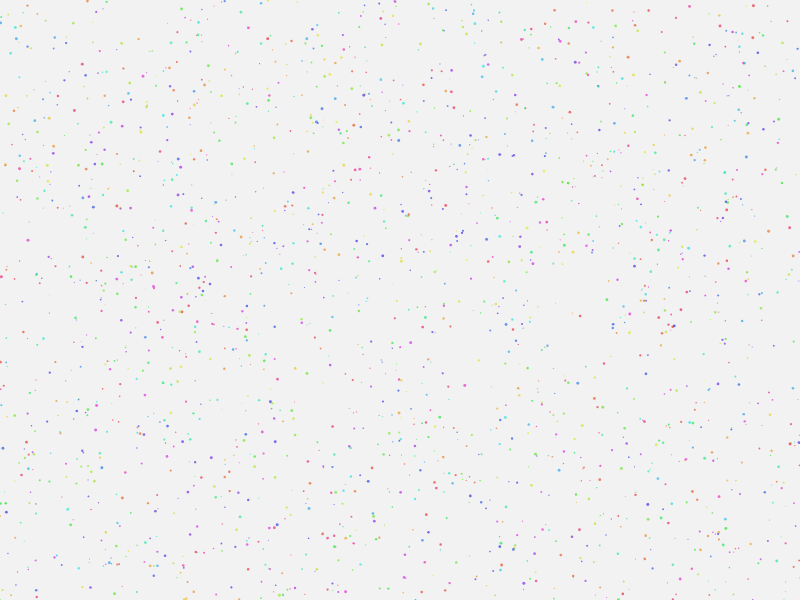
Frame 1 (no input)
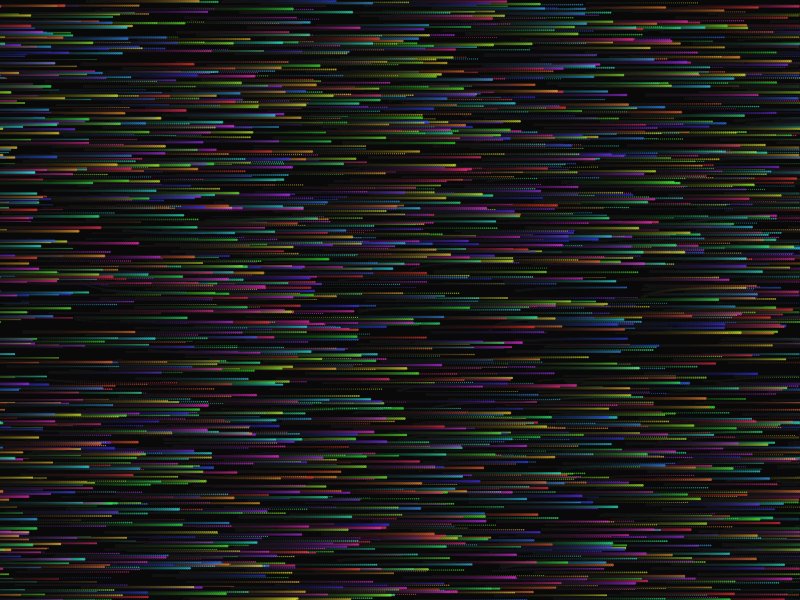
Frame 60 (no input)
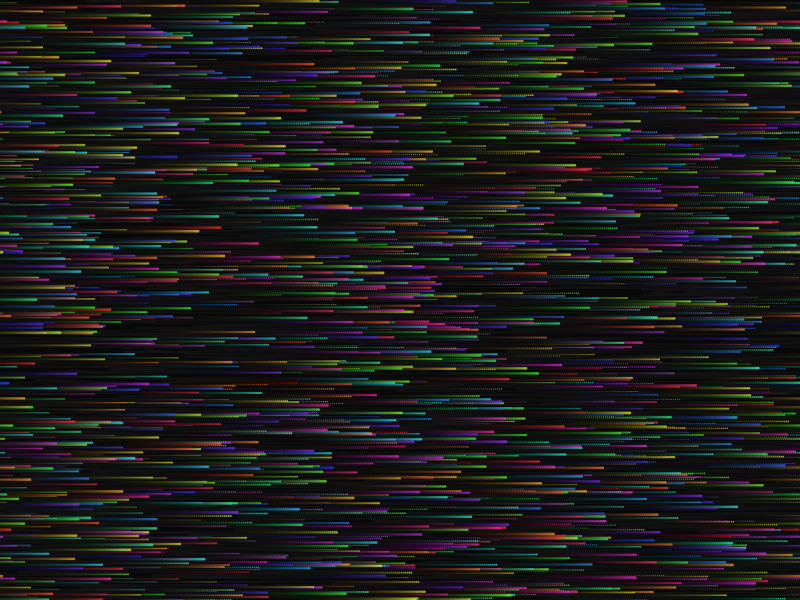
Frame 120 (the mouse pressed at the canvas centre since frame 60)

The p5.js sketch that drew these frames (run headless with seeded random() and noise() and a simulated clock; from frame 60 on, the mouse is pressed at the canvas centre):

// p5.js sketch
// ── sketch.js
let particles = [];
let flowField;
let zoff = 0;

function setup() {
  createCanvas(800, 600);
  colorMode(HSB, 360, 100, 100, 1);
  noStroke();
  
  // Create particles
  for (let i = 0; i < 2000; i++) {
    particles.push({
      pos: createVector(random(width), random(height)),
      vel: createVector(0, 0),
      hue: random(360),
      size: random(1, 3)
    });
  }
  
  // Create flow field
  flowField = new Array(width * height).fill(0);
}

function draw() {
  // Dark background with slight fade
  fill(0, 0, 0, 0.05);
  rect(0, 0, width, height);
  
  let yoff = 0;
  for (let y = 0; y < height; y += 10) {
    let xoff = 0;
    for (let x = 0; x < width; x += 10) {
      let index = x + y * width;
      let angle = noise(xoff, yoff, zoff) * TWO_PI * 2;
      flowField[index] = angle;
      xoff += 0.01;
    }
    yoff += 0.01;
  }
  
  zoff += 0.005;
  
  for (let i = 0; i < particles.length; i++) {
    let p = particles[i];
    
    let index = floor(p.pos.x) + floor(p.pos.y) * width;
    if (index >= 0 && index < flowField.length) {
      let angle = flowField[index];
      let force = p5.Vector.fromAngle(angle);
      force.mult(0.2);
      
      p.vel.add(force);
      p.vel.limit(2);
      p.pos.add(p.vel);
      
      // Wrap around edges
      if (p.pos.x > width) p.pos.x = 0;
      if (p.pos.x < 0) p.pos.x = width;
      if (p.pos.y > height) p.pos.y = 0;
      if (p.pos.y < 0) p.pos.y = height;
      
      // Update color
      p.hue += 0.2;
      if (p.hue > 360) p.hue = 0;
      
      fill(p.hue, 80, 90, 0.7);
      ellipse(p.pos.x, p.pos.y, p.size);
    }
  }
}
